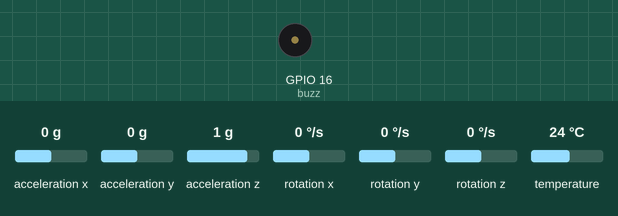
Bench run of a sketch on a simulated ESP32. On the bench: buzzer (waves = sounding, pin HIGH). The test bench sets the inputs (shaded band); at power-on: acceleration x 0 g, acceleration y 0 g, acceleration z 1 g, rotation x 0 °/s, rotation y 0 °/s, rotation z 0 °/s, temperature 24 °C. WiFi joins after 1.5 s; servers stay silent unless stated; pins used as bus, display or sensor lines are not drawn; what the sketch prints to the serial monitor is not drawn.

Above: at 0.1 s.
At 2.5 s:
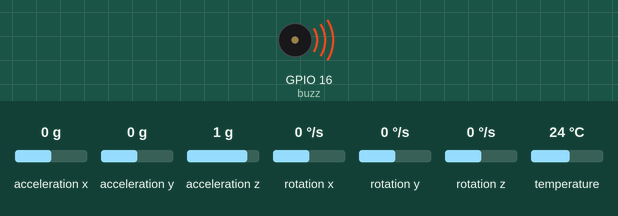
Timing chart, 0 to 4.2 s (numbered marks = the images above):
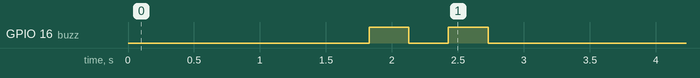

The sketch:

Mpu6050.ino
```cpp
#define BLYNK_TEMPLATE_ID "TMPL6fj-tZuu4"
#define BLYNK_TEMPLATE_NAME "working tracked"
#define BLYNK_AUTH_TOKEN "p-tzz_Rs0oKR_gX8rXyMBgr9-ibhC9T9"
#define BLYNK_PRINT Serial

/**
 * Include libraries
*/

#include <WiFi.h>
#include <WiFiClient.h>
#include <BlynkSimpleEsp32.h>
#include <Wire.h>
#include <Adafruit_MPU6050.h>
#include <Adafruit_Sensor.h>
// #include <SimpleKalmanFilter.h>

/**
 * Define pinout interface
*/
#define buzz      16
#define sensor1   19
#define sensor2   18
#define sensor3   5
#define button    17


// char ssid[] = "FPT-Tang 4";
// char pass[] = "0359653222";
char ssid[] = "working";
char pass[] = "12345678";
//
/**
 * Global variables
*/
long accelX, accelY, accelZ;
float gForceX, gForceY, gForceZ;

long gyroX, gyroY, gyroZ, time_run  = 0;
float rotX, rotY, rotZ;
float rotX1, rotY1, rotZ1;   // Bap tay
float rotX2, rotY2, rotZ2;   // Canh tay
float rotX3, rotY3, rotZ3;   // Co tay
unsigned char is_run = 0;

/**
* Nguong dung thang
* stand_Rank_rotX1: Bap tay
* stand_Rank_rotX3: Co tay
*/
float stand_Rank_rotX1 = 0.0;
float stand_Rank_rotX3 = 0.0;

/**
* Nguong ngoi
* stand_Rank_rotX1: Bap tay
* stand_Rank_rotX3: Co tay
*/
float sit_rank_rotX1   = 0.0;
float sit_rank_rotX2   = 0.0;

/**
* Nguong nam ngang
* lay_rank_rotY1: Bap tay
* lay_rank_rotY3: Co tay
*/
float lay_rank_rotY1   = 0.0;
float lay_rank_rotY3   = 0.0;

BlynkTimer timer;
Adafruit_MPU6050 mpu;

WidgetLCD lcd(V3);
// SimpleKalmanFilter simpleKalmanFilter(2, 2, 0.01);

/*Function gui du lieu len blynk*/
void detectStatus()
{
  if((rotX3 > stand_Rank_rotX3) && (rotX1 > stand_Rank_rotX1))
  {
    lcd.print(3, 1, "Dung thang");
  } else if ((rotY3 > lay_rank_rotY3)&&(rotY1 > lay_rank_rotY1))
  {
    lcd.print(3, 1, "Nam ngang ");
  } else if ((rotX1 > sit_rank_rotX1)&&(rotX2 > sit_rank_rotX2))
  {
    lcd.print(3, 1, "Ngoi      ");
  }

}

void notifications(){
  unsigned char i = 0;
  for(i = 0; i < 2; i++) {
    digitalWrite(buzz, HIGH); //Bat coi buzz
    delay(300);
    digitalWrite(buzz, LOW); //Tat coi buzz
    delay(300);
  }
}

void InitSensor(){
    for(unsigned char i = 0; i < 3; i++)
    {
      if(i == 0)
      {
        digitalWrite(sensor1, LOW);
        digitalWrite(sensor2, HIGH);
        digitalWrite(sensor3, HIGH);
      }
      else if(i == 1)
      {
        digitalWrite(sensor1, HIGH);
        digitalWrite(sensor2, LOW);
        digitalWrite(sensor3, HIGH);
      }
      else
      {
        digitalWrite(sensor1, HIGH);
        digitalWrite(sensor2, HIGH);
        digitalWrite(sensor3, LOW);
      }

      if (!mpu.begin()) {
          Serial.println("Failed to find MPU6050 chip");
          while (1) {
          delay(10);
          }
      }
        Serial.println("MPU6050 Found!");
        mpu.setAccelerometerRange(MPU6050_RANGE_8_G);
        Serial.print("Accelerometer range set to: ");
        switch (mpu.getAccelerometerRange()) {
            case MPU6050_RANGE_2_G:
            Serial.println("+-2G");
            break;
            case MPU6050_RANGE_4_G:
            Serial.println("+-4G");
            break;
            case MPU6050_RANGE_8_G:
            Serial.println("+-8G");
            break;
            case MPU6050_RANGE_16_G:
            Serial.println("+-16G");
            break;
        }
        mpu.setGyroRange(MPU6050_RANGE_500_DEG);
        Serial.print("Gyro range set to: ");
        switch (mpu.getGyroRange()) {
            case MPU6050_RANGE_250_DEG:
            Serial.println("+- 250 deg/s");
            break;
            case MPU6050_RANGE_500_DEG:
            Serial.println("+- 500 deg/s");
            break;
            case MPU6050_RANGE_1000_DEG:
            Serial.println("+- 1000 deg/s");
            break;
            case MPU6050_RANGE_2000_DEG:
            Serial.println("+- 2000 deg/s");
            break;
        }
        mpu.setFilterBandwidth(MPU6050_BAND_5_HZ);
        Serial.print("Filter bandwidth set to: ");
        switch (mpu.getFilterBandwidth()) {
            case MPU6050_BAND_260_HZ:
            Serial.println("260 Hz");
            break;
            case MPU6050_BAND_184_HZ:
            Serial.println("184 Hz");
            break;
            case MPU6050_BAND_94_HZ:
            Serial.println("94 Hz");
            break;
            case MPU6050_BAND_44_HZ:
            Serial.println("44 Hz");
            break;
            case MPU6050_BAND_21_HZ:
            Serial.println("21 Hz");
            break;
            case MPU6050_BAND_10_HZ:
            Serial.println("10 Hz");
            break;
            case MPU6050_BAND_5_HZ:
            Serial.println("5 Hz");
            break;
        }
  }
}


void setup() {
  Serial.begin(115200);
  /* Cai dat cac chan sensor va chan buzz la output*/
  pinMode(sensor1,  OUTPUT);
  pinMode(sensor2,  OUTPUT);
  pinMode(sensor3,  OUTPUT);
  pinMode(buzz,     OUTPUT);
  pinMode(button,   INPUT_PULLUP);

  InitSensor();
  Blynk.begin(BLYNK_AUTH_TOKEN, ssid, pass);
  lcd.clear(); //Use it to clear the LCD Widget
  lcd.print(3, 0, "Trang thai"); // use: (position X: 0-15, position Y: 0-1, "Message you want to print")
  lcd.print(3, 1, "");
  notifications();
  // timer.setInterval(500L, sendDataToBlynk);

  // time_run = millis();
}

/**
   Ham thuc thi chuong trinh
   Khoi tao ket noi toi blynk
   Doc gia tri nut nhan
   --> Neu nut nhan duoc nhan
   -----> Chay chuong trinh doc cam bien
   ---------> Neu nut nhan duoc nhan lan nua --> Tat chuong trinh doc cam bien
*/

void loop() {
  Blynk.run();
  Blynk.run();
  timer.run(); // Initiates BlynkTimer
  if ((millis() - time_run > 0) && (millis() - time_run < 2000)) { //500ms doc cam bien 1
    getSensor(1);
    GetData();
  } else if ((millis() - time_run > 2000) && (millis() - time_run < 3000)) { //500ms doc cam bien 2
    getSensor(2);
    GetData();
  } else if ((millis() - time_run > 3000) && (millis() - time_run < 4000)) { //500ms doc cam bien 3
    getSensor(3);
    GetData();
  } else if (millis() - time_run > 4000) {
    time_run = millis();
  }
  detectStatus();
}
/* Doc cam bien */
void GetData() {
  sensors_event_t a, g, temp;
  mpu.getEvent(&a, &g, &temp);
  rotX = a.acceleration.x;
  rotY = a.acceleration.y;
  rotZ = a.acceleration.z;
}

void printData(unsigned char sensor, float x, float y,float z ){
  Serial.print("Sensor: ");
  Serial.println(sensor);
  Serial.print("Acceleration X: ");
  Serial.print(x);
  Serial.print(", Y: ");
  Serial.print(y);
  Serial.print(", Z: ");
  Serial.print(z);
  Serial.println(" m/s^2");
  Serial.println("");
}

/* Chon sensor can doc*/

void getSensor(unsigned char sensor) {
  if (sensor == 1) { //Chon sensor1
    digitalWrite(sensor1, LOW);
    digitalWrite(sensor2, HIGH);
    digitalWrite(sensor3, HIGH);
    rotX1 = rotX;
    rotY1 = rotY;
    rotZ1 = rotZ;
    printData(1,rotX1,rotY1,rotZ1);
    Blynk.virtualWrite(V1, rotX1);
    Blynk.virtualWrite(V2, rotY1);
    // Blynk.virtualWrite(V3, rotZ1);
  } else if (sensor == 2) { //Chon sensor2
    digitalWrite(sensor1, HIGH);
    digitalWrite(sensor2, LOW);
    digitalWrite(sensor3, HIGH);
    rotX2 = rotX;
    rotY2 = rotY;
    rotZ2 = rotZ;
    printData(2,rotX2,rotY2,rotZ2);
    Blynk.virtualWrite(V4, rotX2);
    Blynk.virtualWrite(V5, rotY2);
    // Blynk.virtualWrite(V6, rotZ2);
  } else { //Chon sensor3
    digitalWrite(sensor1, HIGH);
    digitalWrite(sensor2, HIGH);
    digitalWrite(sensor3, LOW);
    rotX3 = rotX;
    rotY3 = rotY;
    rotZ3 = rotZ;
    printData(3,rotX3,rotY3,rotZ3);
    Blynk.virtualWrite(V7, rotX3);
    Blynk.virtualWrite(V8, rotY3);
    // Blynk.virtualWrite(V9, rotZ3);
  }
}
```
